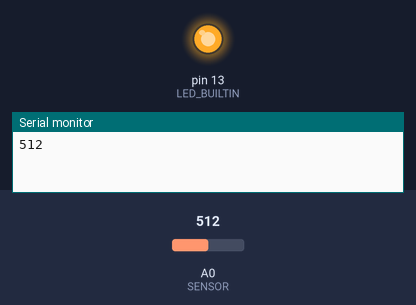
Simulated run of this sketch. Board: Arduino Uno, built with avr-gcc and run on an emulated ATmega328P. On the bench: output pins drawn as LEDs (lit = HIGH), the last lines printed to the serial monitor. The inputs (shaded band) are chosen by the test bench; at power-on: A0 (SENSOR) = 512.

Above: at 1.3 s.
At 4.1 s:
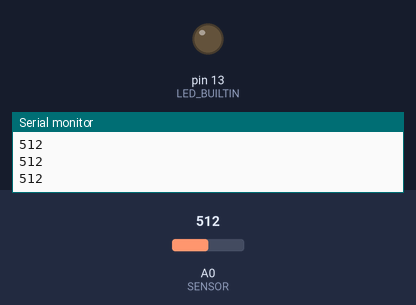
Timing chart, 0 to 4.6 s (numbered marks = the images above):
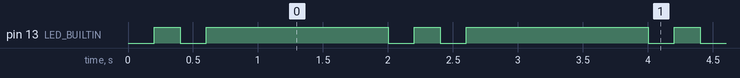

Measured:
- by itself, pin 13 (LED_BUILTIN): repeats every 2.0 s: LOW 0.20 s, HIGH 1.4 s, LOW 0.20 s, HIGH 0.20 s
- by itself, everything shown: repeats every 2.0 s, in 4 steps

The sketch:

ground.ino
```cpp
#include <Arduino.h>

#define  SENSOR      A0


// the setup function runs once when you press reset or power the board
void setup()
{
  // initialize digital pin LED_BUILTIN as an output.
  pinMode(LED_BUILTIN, OUTPUT);
  Serial.begin(9600);

}//


void blink(int tim, int level1, int level0)
{
  digitalWrite(LED_BUILTIN, level1);   // turn the LED on (HIGH is the voltage level)
  delay(tim);                       // wait for a second
  digitalWrite(LED_BUILTIN, level0);    // turn the LED off by making the voltage LOW

}//


// the loop function runs over and over again forever
void loop()
{
  int lev0 = LOW;
  int lev1 = HIGH;

  if ( 0 ){
    lev0 = HIGH;
    lev1 = LOW;
  }

  uint16_t sensor = analogRead(SENSOR);    // Читаем данные с датчика,
  Serial.println(sensor);

//  digitalWrite(LED_BUILTIN, lev0);   // turn the LED on (HIGH is the voltage level)
//  delay(200);                       // wait for a second
//  digitalWrite(LED_BUILTIN, lev1);    // turn the LED off by making the voltage LOW
  blink(200, lev0, lev1);
  delay(200);                       // wait for a second
//  digitalWrite(LED_BUILTIN, lev0);   // turn the LED on (HIGH is the voltage level)
//  delay(200);                       // wait for a second
  blink(200, lev0, lev1);
//  digitalWrite(LED_BUILTIN, lev1);    // turn the LED off by making the voltage LOW
  delay(1400);                       // wait for a second

}
```
